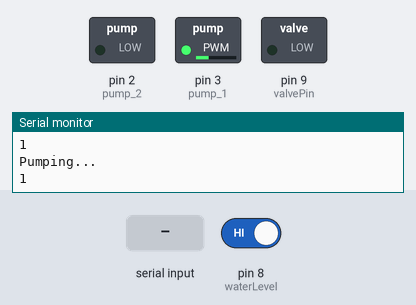
Simulated run of this sketch. Board: Arduino Uno, built with avr-gcc and run on an emulated ATmega328P. On the bench: switched loads named in the sketch (green lamp = pin HIGH), the last lines printed to the serial monitor. The inputs (shaded band) are chosen by the test bench; at power-on: pin 8 (waterLevel) HIGH.

Above: at 2.0 s.
2.1 s: "OPEN VALVE\n" received over Serial
At 4.0 s:
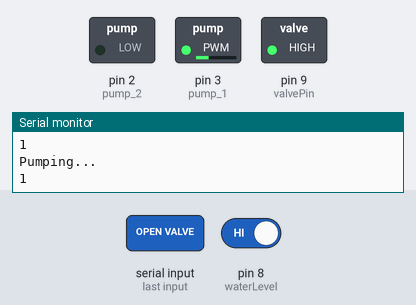
4.5 s: pin 8 (waterLevel) driven LOW
At 7.2 s:
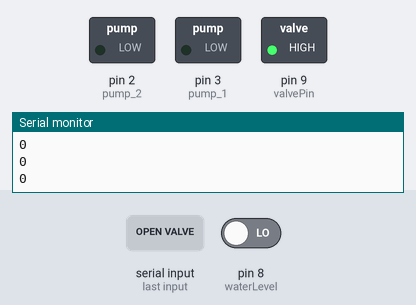
7.5 s: pin 8 (waterLevel) driven HIGH
At 9.8 s:
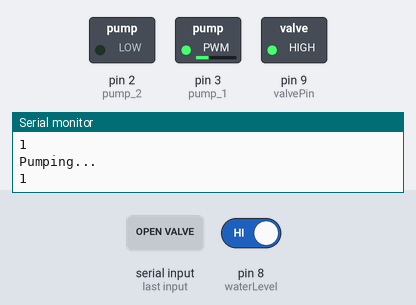
10.5 s: "STOP\n" received over Serial
At 11.8 s:
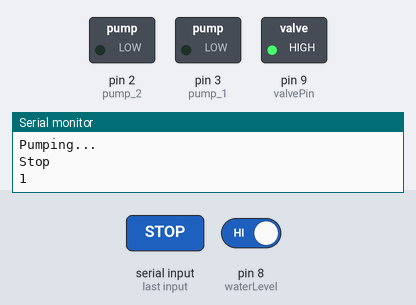
12.5 s: "CLOSE VALVE\n" received over Serial
At 13.8 s:
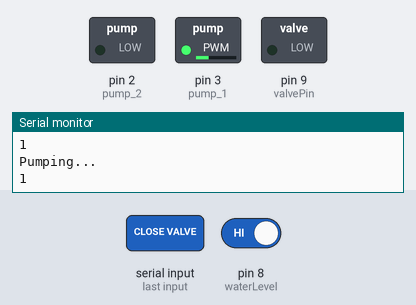
Timing chart, 0 to 15.5 s (numbered marks = the images above; inputs shaded):
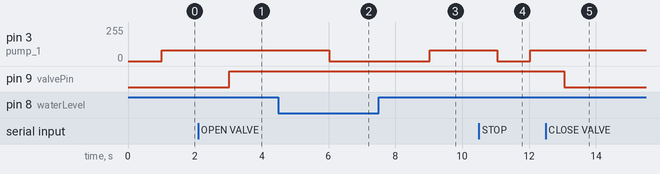

Measured:
- after the input at 2.1 s, pin 9 (valvePin): LOW → HIGH after 0.93 s
- after the input at 4.5 s, pin 3 (pump_1): 80/255 → 0/255 after 1.5 s
- after the input at 7.5 s, pin 3 (pump_1): 0/255 → 80/255 after 1.5 s
- after the input at 10.5 s, pin 3 (pump_1): 80/255 → 0/255 after 0.54 s, → 80/255 1.0 s later
- after the input at 12.5 s, pin 9 (valvePin): HIGH → LOW after 0.56 s

The sketch:

Bath_experiment.ino
```cpp
#include <DFRobot_DHT11.h>
#include <OneWire.h>
#include <DallasTemperature.h>

int pump_1 = 3;
int pump_2 = 2;
const int waterLevel = 8;
const int oneWirePin = 5;
const int valvePin = 9;


OneWire oneWireBus(oneWirePin);
DallasTemperature sensor(&oneWireBus);

DFRobot_DHT11 dht;


void setup() {
  Serial.begin(9600);
  sensor.begin();
  pinMode(pump_1, OUTPUT);
  pinMode(pump_2, OUTPUT);
  pinMode(waterLevel, INPUT);
  pinMode(valvePin, OUTPUT);
  analogWrite(pump_1, 0);
  analogWrite(pump_2, 0);
  digitalWrite(waterLevel, HIGH);
}


void loop() {

  int sensorState = digitalRead(waterLevel);
  Serial.println(sensorState);
  delay(1000);

  char cmd[10];

  if (sensorState == HIGH) {
      analogWrite(pump_1, 80);   //255=full speed, 0=stop, 127=half speed
      analogWrite(pump_2, 0);
      Serial.println("Pumping...");
    }
  else {
    analogWrite(pump_1, 0);
    analogWrite(pump_2, 0);
   }


 if (readSerial(cmd)) {
    toUpperCase(cmd);
    if (strstr(cmd, "PUMP")) {                                                       //PUMP ONLY
      analogWrite(pump_1, 80);   //255=full speed, 0=stop, 127=half speed
      analogWrite(pump_2, 0);
      Serial.println("Pumping...");
    }
    else if (strstr(cmd, "STOP")) {                                                  //STOP PUMP
      analogWrite(pump_1, 0);
      analogWrite(pump_2, 0);
      Serial.println("Stop");
    }
    else if (strstr(cmd, "TEMP")) {                                                  //READ TEMPERATURE
      printTemperature();
    }
    else if (strstr(cmd, "OPEN VALVE")) {                                            //OPEN VALVE
      digitalWrite(valvePin, HIGH);
    }
    else if (strstr(cmd, "CLOSE VALVE")) {                                           //CLOSE VALVE
      digitalWrite(valvePin, LOW);
    }
  }

}

int i = 0;
bool readSerial(char result[]) {
  while (Serial.available() > 0) {
    char inChar = Serial.read();
    if (inChar == '\n') {
      result[i] = '\0';
      Serial.flush();
      i = 0;
      return true;
    }
    if (inChar != '\r') {
      result[i] = inChar;
      i++;
    }
    delay(1);
  }
  return false;
}


void toUpperCase(char* str) {
  if (str == NULL) return;
  for (int i = 0; str[i] != '\0'; i++) {
    str[i] = toupper(str[i]);
  }
}


void printTemperature() {
  //Serial.println("Reading temperatures: ");
  sensor.requestTemperatures();
  Serial.print("Temperature at sensor 1: ");
  Serial.print(sensor.getTempCByIndex(0));
  Serial.println(" ºC");
}
```
